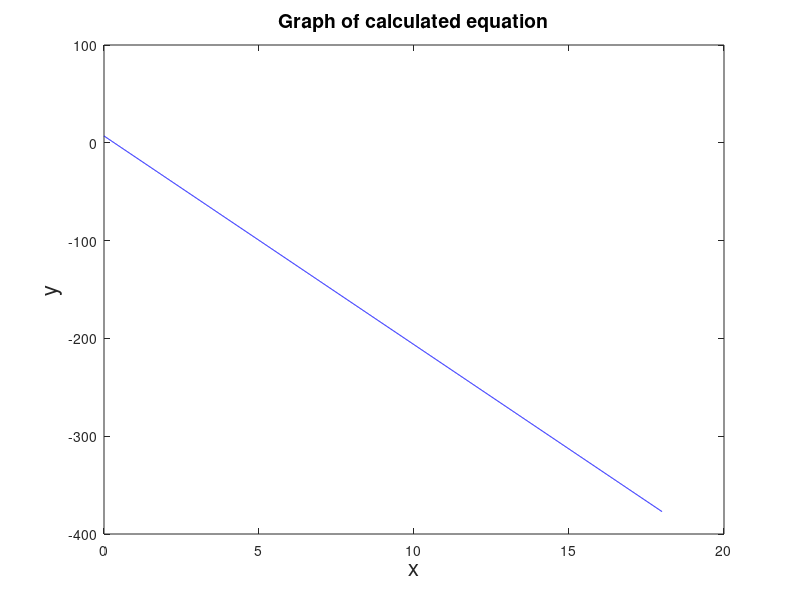

Reproduce this figure in MATLAB.
% Matlab program to calculate the linear equation of a line y = mx + c when given 
% two points.
%
% The method solves a system of simultanious equations to find the unknowns
% m and c.
%
% Equations are solved using A*x = B were x = A^-1 * B
%
% A graph of the calculated equation is plotted against a defined range
% of x values
%
% 8/11/13
%
% James Adams

function LinearEquation_JA
clear
clc

dx = 0.01;       % Sets spacing of x values for graph.
n = 18;         % Set no. x values for graph 

x1 = 0.3127;   % Input points
y1 = 0.329;
x2 = 0.3;
y2 = 0.6;

point1 = [x1 y1]       % Displays points as coordinates in command window 
point2 = [x2 y2]      

MatrixX = [x1 1; x2 1];    % Sets up matrices for calculation.
MatrixY = [y1; y2];

solutions = inv(MatrixX)*MatrixY;   % Calculates solutions using A^-1 * B

m = solutions(1,1);            % Extracts m and c values for solution matrix
c = solutions (2,1);

fprintf('\n\ny = %2.6fx + %2.6f \n\n', m, c)   % Displays equation.

xplot = 0: dx : n;

plot(xplot, m*xplot + c , 'b')
title('Graph of calculated equation','Fontsize',14)
xlabel('x','Fontsize', 16)
ylabel('y', 'Fontsize', 16)


end

% g
% y=-21.338583*x + 7.001575